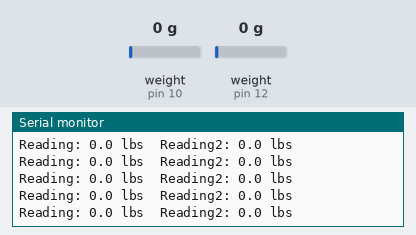
The sketch below on a simulated Arduino Uno, built with avr-gcc and run on an emulated ATmega328P. Parts: the last lines printed to the serial monitor. The inputs (shaded band) are chosen by the test bench; at power-on: weight on the scale (sensors on pin 10, pin 12) 0 g.

Above: at 3.2 s.
3.3 s: weight on the scale (sensor on pin 10) set to 100 g
At 3.37 s:
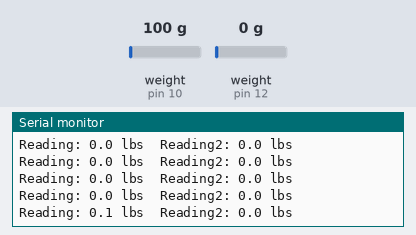
6.3 s: weight on the scale (sensor on pin 12) set to 100 g
At 6.39 s:
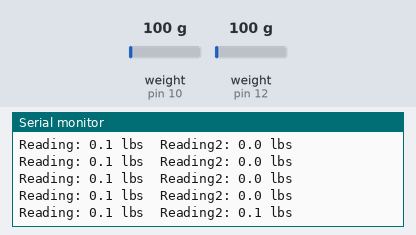
7.8 s: weight on the scale (sensor on pin 10) set to 1250 g
At 7.8 s:
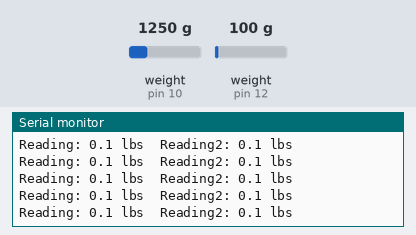
10.8 s: weight on the scale (sensor on pin 12) set to 1250 g
At 10.81 s:
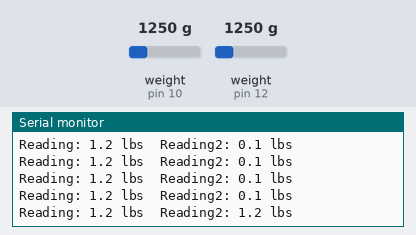
Timing chart, 0 to 13.3 s (numbered marks = the images above; inputs shaded):
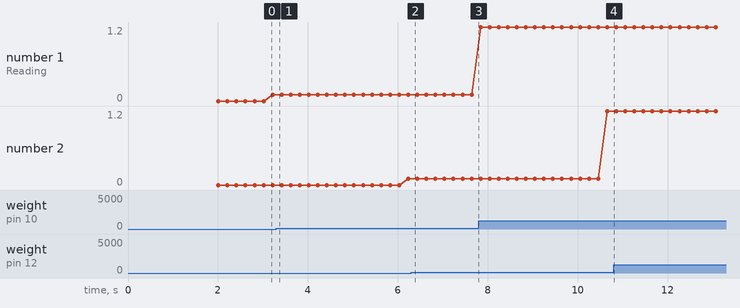

Measured:
- plotted number 1: 0.1 → 1.2 after the input at 7.8 s
- plotted number 2: 0 → 0.1 after the input at 3.3 s, 0.1 → 1.2 after the input at 7.8 s

The sketch:

load_cell.ino
```cpp
#include "HX711.h"
#define calibration_factor -7050.0 //This value is obtained using the SparkFun_HX711_Calibration sketch

#define LOADCELL_DOUT_PIN  10
#define LOADCELL_SCK_PIN  11

#define LOADCELL_DOUT_PIN2  12
#define LOADCELL_SCK_PIN2  13

HX711 scale;
HX711 scale2;

void setup() {
  Serial.begin(9600);
  Serial.println("HX711 scale demo");

  scale.begin(LOADCELL_DOUT_PIN, LOADCELL_SCK_PIN);
  scale.set_scale(calibration_factor); //This value is obtained by using the SparkFun_HX711_Calibration sketch
  scale.tare(); //Assuming there is no weight on the scale at start up, reset the scale to 0

  scale2.begin(LOADCELL_DOUT_PIN2, LOADCELL_SCK_PIN2);
  scale2.set_scale(calibration_factor); //This value is obtained by using the SparkFun_HX711_Calibration sketch
  scale2.tare(); //Assuming there is no weight on the scale at start up, reset the scale to 0


  Serial.println("Readings:");
}

void loop() {
  for(int i=0; i<10; i++){
  Serial.print("Reading: ");
  Serial.print(scale.get_units(), 1); //scale.get_units() returns a float
  Serial.print(" lbs"); //You can change this to kg but you'll need to refactor the calibration_factor
  Serial.print("  Reading2: ");
  Serial.print(scale2.get_units(), 1); //scale.get_units() returns a float
  Serial.print(" lbs"); //You can change this to kg but you'll need to refactor the calibration_factor
  Serial.println();
    }

}
```
